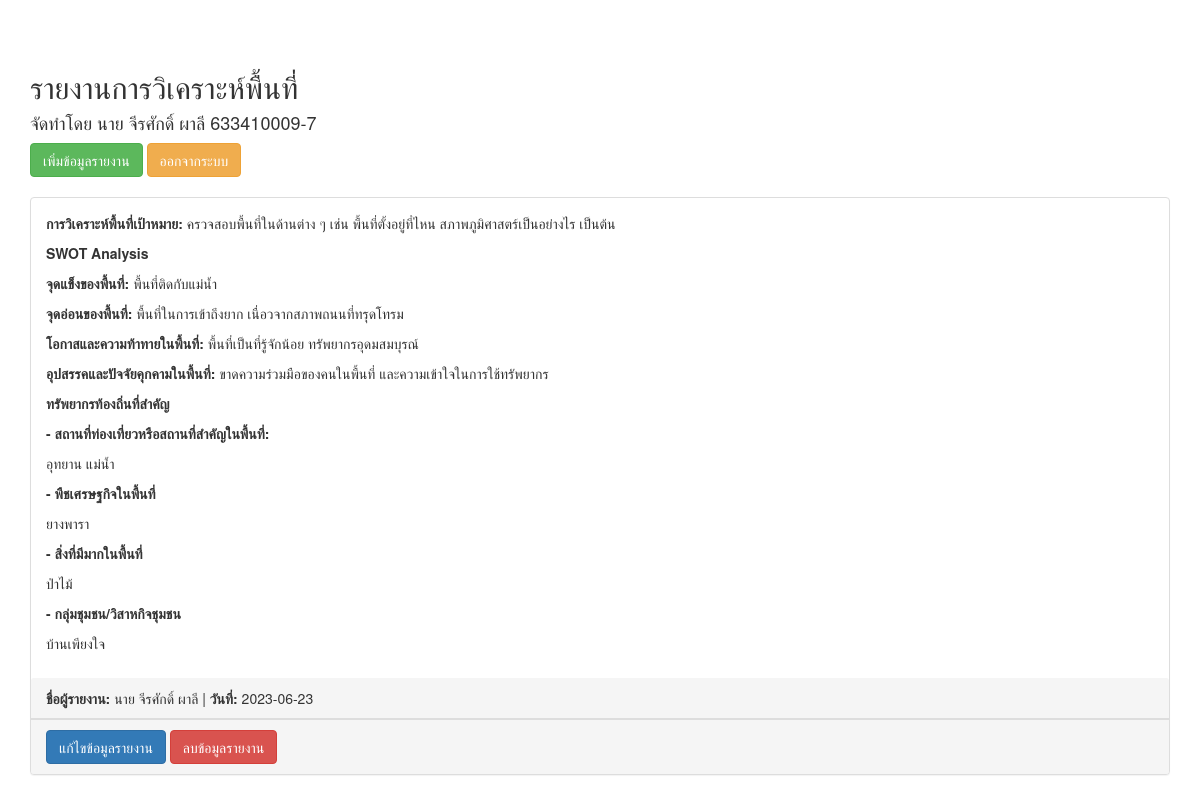
The page / on the database its author committed.
### tables this page shows
CREATE TABLE `reports` (
  `id` int(11) UNSIGNED NOT NULL,
  `swot_analysis` text DEFAULT NULL,
  `strengths` text DEFAULT NULL,
  `weaknesses` text DEFAULT NULL,
  `opportunities` text DEFAULT NULL,
  `threats` text DEFAULT NULL,
  `local_resources` text DEFAULT NULL,
  `tourist_attractions` text DEFAULT NULL,
  `economic_crops` text DEFAULT NULL,
  `abundant_resources` text DEFAULT NULL,
  `community_groups` text DEFAULT NULL,
  `reporter_name` varchar(50) DEFAULT NULL,
  `report_date` date DEFAULT NULL
);

### index.php (the view, shortened to what this page needs)
<!DOCTYPE html>
<html>
<head>
  <link rel="stylesheet" href="https://maxcdn.bootstrapcdn.com/bootstrap/3.3.7/css/bootstrap.min.css">
</head>
<body>
  <div class="container">
    <h2>รายงานการวิเคราะห์พื้นที่</h2>
    <h4>จัดทำโดย นาย จีรศักดิ์ ผาลี 633410009-7</h4>
    <a href="create.php" class="btn btn-success">เพิ่มข้อมูลรายงาน</a>
    <a href="login.php" class="btn btn-warning">ออกจากระบบ</a><br><br>
    <?php
    require_once 'db_connect.php';
    $sql = "SELECT * FROM reports";
    $result = mysqli_query($conn, $sql);
    if (mysqli_num_rows($result) > 0) {
      while ($row = mysqli_fetch_assoc($result)) {
        echo "<div class='panel panel-default'>";
        echo "<div class='panel-body'>";
        echo "<p><strong>การวิเคราะห์พื้นที่เป้าหมาย:</strong> " . $row['swot_analysis'] . "</p>";
        echo "<p><strong>SWOT Analysis</strong></p>";
        echo "<p><strong>จุดแข็งของพื้นที่:</strong> " . $row['strengths'] . "</p>";
        echo "<p><strong>จุดอ่อนของพื้นที่:</strong> " . $row['weaknesses'] . "</p>";
        echo "<p><strong>โอกาสและความท้าทายในพื้นที่:</strong> " . $row['opportunities'] . "</p>";
        echo "<p><strong>อุปสรรคและปัจจัยคุกคามในพื้นที่:</strong> " . $row['threats'] . "</p>";
        echo "<p><strong>ทรัพยากรท้องถิ่นที่สำคัญ</strong></p>";
        echo "<p><strong> - สถานที่ท่องเที่ยวหรือสถานที่สำคัญในพื้นที่:</strong></p>";
        echo "<p>" . $row['tourist_attractions'] . "</p>";
        echo "<p><strong> - พืชเศรษฐกิจในพื้นที่</strong></p>";
        echo "<p>" . $row['economic_crops'] . "</p>";
        echo "<p><strong> - สิ่งที่มีมากในพื้นที่</strong></p>";
        echo "<p>" . $row['abundant_resources'] . "</p>";
        echo "<p><strong> - กลุ่มชุมชน/วิสาหกิจชุมชน</strong></p>";
        echo "<p>" . $row['community_groups'] . "</p>";
        echo "</div>";
        echo "<div class='panel-heading'><strong>ชื่อผู้รายงาน:</strong> " . $row['reporter_name'] . " | <strong>วันที่:</strong> " . $row['report_date'] . "</div>";
        echo "<div class='panel-footer'><a href='edit.php?id=" . $row['id'] . "' class='btn btn-primary'>แก้ไขข้อมูลรายงาน</a> <a href='delete.php?id=" . $row['id'] . "' class='btn btn-danger'>ลบข้อมูลรายงาน</a></div>";
        echo "</div>";
      }
    } else {
      echo "<p>ไม่มีข้อมูลรายงาน</p>";
    }
    ?>
  </div>
</body>
</html>

### index.php (style rules this page uses)
.container { margin-top: 50px; }

### rows shown on the page
reports: swot_analysis "ครวจสอบพื้นที่ในด้านต่าง ๆ เช่น พื้นที่ตั้งอยู่ที่ไหน สภาพภูมิศาสตร์เป็นอย่างไร เป็นต้น", strengths "พื้นที่ติดกับแม่น้ำ", weaknesses "พื้นที่ในการเข้าถึงยาก เนื่อวจากสภาพถนนที่ทรุดโทรม", opportunities "พื้นที่เป็นที่รู้จักน้อย ทรัพยากรอุดมสมบุรณ์", threats "ขาดความร่วมมือของคนในพื้นที่ และความเข้าใจในการใช้ทรัพยากร", tourist_attractions "อุทยาน แม่น้ำ", economic_crops "ยางพารา", abundant_resources "ป่าไม้", community_groups "บ้านเพียงใจ", reporter_name "นาย จีรศักดิ์ ผาลี", report_date "2023-06-23"
